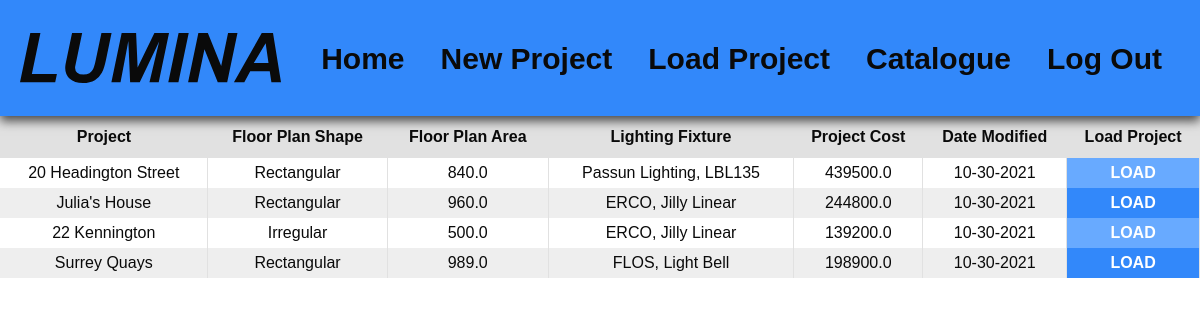
The page /loadProject (signed in) on the database its author committed.
### lumina/models.py (models this page shows, shortened)
class Projects(db.Model): # Created projects
    id = db.Column(db.Integer, primary_key=True)
    projectCode = db.Column(db.String(40))
    name = db.Column(db.String(40))
    roomLength = db.Column(db.Float, default=0)
    roomWidth = db.Column(db.Float, default=0)
    roomHeight = db.Column(db.Float, default=0)
    roomArea = db.Column(db.Float, default=0)
    roomCeilingMaterial = db.Column(db.String(40))
    roomWallMaterial = db.Column(db.String(40))
    roomFloorMaterial = db.Column(db.String(40))
    luxRequirement = db.Column(db.Integer, default=0)
    lightingPlaneHeight = db.Column(db.Float, default=0)
    amountOfFixtures = db.Column(db.Integer, default=0)
    totalProjectCost = db.Column(db.Float, default=0)
    dateModified = db.Column(db.DateTime, nullable=False, default=datetime.utcnow)
    user_id = db.Column(db.Integer, db.ForeignKey('users.id'), nullable=False)
    model_id = db.Column(db.Integer, db.ForeignKey('models.id'), nullable=False)
    model = db.relationship('Models', backref='project', lazy=True)
    fpShape_id = db.Column(db.Integer, db.ForeignKey('floorplan_shapes.id'), nullable=False)
    fpShape = db.relationship('Floorplan_Shapes', backref='project', lazy=True)

class Floorplan_Shapes(db.Model): # Rectangular or irregular
    __tablename__ = "floorplan_shapes"
    id = db.Column(db.Integer, primary_key=True)
    name = db.Column(db.String(20), unique=True)

class Brands(db.Model): # Available brands
    id = db.Column(db.Integer, primary_key=True)
    name = db.Column(db.String(20), unique=True)
    models = db.relationship('Models', backref='brand', lazy=True)

class Models(db.Model): # Available fixture models
    id = db.Column(db.Integer, primary_key=True)
    name = db.Column(db.String(20))
    mark = db.Column(db.String(20), unique=True)
    productCode = db.Column(db.String(20))
    lm = db.Column(db.Integer, default=0)
    w = db.Column(db.Integer, default=0)
    fixtureType = db.Column(db.String(20), default="Rectangular")
    length = db.Column(db.Float, default=0)
    width = db.Column(db.Float, default=0)
    height = db.Column(db.Float, default=0)
    diameter = db.Column(db.Float, default=0)
    temperature = db.Column(db.Integer, default=4000)
    usage = db.Column(db.String(40), default='General')
    price = db.Column(db.Float, default=0)
    brand_id = db.Column(db.Integer, db.ForeignKey('brands.id'), nullable=False)
    finish_id = db.Column(db.Integer, db.ForeignKey('finishes.id'), nullable=False)

### lumina/routes.py (the view)
@app.route("/loadProject", methods=["GET"])
@login_required
def loadProject():
    projects = Projects.query.all()
    projects = list(filter(lambda x : x.user_id == current_user.id, projects))
    projects.sort(key=lambda x : x.dateModified, reverse=True)
    return render_template("loadProject.html", title = "Load Project", projects=projects)

### lumina/models.py (called while the page is built)
@login_manager.user_loader
def load_user(user_id):
    return Users.query.get(int(user_id))

### lumina/templates/loadProject.html (shortened to what this page needs)
{% extends "layout.html" %}
{% block body %}
<section class="container-fluid p-0">
    <div class="row justify-content-center dataTable">
        <table>
            <thead>
                <tr>
                    <th scope="col">Project</th>
                    <th scope="col">Floor Plan Shape</th>
                    <th scope="col" class="hide-responsive">Floor Plan Area</th>
                    <th scope="col">Lighting Fixture</th>
                    <th scope="col">Project Cost</th>
                    <th scope="col" class="hide-responsive">Date Modified</th>
                    <th scope="col">Load Project</th>
                </tr>
            </thead>
            <tbody>
                {% for project in projects %}
                    <tr>
                        <td>{{ project.name }}</td>
                        <td>{{ project.fpShape.name }}</td>
                        <td class="hide-responsive">{{ project.roomArea }}</td>
                        <td>{{ project.model.brand.name }}, {{ project.model.name }}</td>
                        <td>{{ project.totalProjectCost }}</td>
                        <td class="hide-responsive">{{ project.dateModified.strftime('%m-%d-%Y') }}</td>
                        <td class="last-td">
                            <form action="project" method="post">
                                <input class="loadProjectBtn" type="submit" value="LOAD">
                            </form>
                        </td>
                    </tr>
    </div>
</section>
        {% endfor %}
{% endblock %}

### lumina/templates/layout.html (shortened to what this page needs)
<!DOCTYPE html lang="en">
<html>
    <head>
        <link href="https://cdn.jsdelivr.net/npm/bootstrap@5.0.0-beta1/dist/css/bootstrap.min.css" rel="stylesheet">
        <link href="../static/styles.css" rel="stylesheet">
    </head>
    <body>
        <header>
            {% include "navbar.html" %}
        </header>
        <main>
            {% block body %}{% endblock %}
        </main>
    </body>
</html>

### lumina/templates/navbar.html (shortened to what this page needs)
<nav class="navbar navbar-expand-lg" id="navigationBar">
    <div class="container-fluid">
        <a class="navbar-brand" href="/">
            <img src="../static/Branding/lumina_logo.svg" alt="Lumina_Logo" height=50>
        </a>
        {% if title == "" or title == "Login" or title == "Register" %}
            <div class="collapse navbar-collapse" id="navbarSupportedContent">
                <ul class="navbar-nav ms-auto mb-2 mb-lg-0">
                    <li class="nav-item">
                        <a class="nav-link active" aria-current="page" href="{{ url_for('login') }}">Login</a>
                    </li>
                    <li class="nav-item">
                        <a class="nav-link leftBorder" href="{{ url_for('register') }}">Register</a>
                    </li>
                </ul>
            </div>
        {% else %}
            <div class="collapse navbar-collapse" id="navbarSupportedContent">
                <ul class="navbar-nav ms-auto mb-2 mb-lg-0">
                    <li class="nav-item">
                        <a class="nav-link active" aria-current="page" href="{{ url_for('home' ) }}">Home</a>
                    </li>
                    <li class="nav-item">
                        <a class="nav-link rightBorder leftBorder" href="{{ url_for('newProject') }}">New Project</a>
                    </li>
                    <li class="nav-item">
                        <a class="nav-link rightBorder" href="{{ url_for('loadProject') }}">Load Project</a>
                    </li>
                    <li class="nav-item">
                        <a class="nav-link" href="{{ url_for('catalogue') }}">Catalogue</a>
                    </li>
                    <li class="nav-item">
                        <a class="nav-link leftBorder" href="{{ url_for('logout') }}">Log Out</a>
                    </li>
                </ul>
            </div>
        {% endif %}
    </div>
</nav>

### rows shown on the page
Projects: name "20 Headington Street", fpShape.name "Rectangular", roomArea "840.0", model.brand.name "Passun Lighting", model.name "LBL135", totalProjectCost "439500.0", dateModified "10-30-2021"
Projects: name "Julia's House", fpShape.name "Rectangular", roomArea "960.0", model.brand.name "ERCO", model.name "Jilly Linear", totalProjectCost "244800.0", dateModified "10-30-2021"
Projects: name "22 Kennington", fpShape.name "Irregular", roomArea "500.0", model.brand.name "ERCO", model.name "Jilly Linear", totalProjectCost "139200.0", dateModified "10-30-2021"
Projects: name "Surrey Quays", fpShape.name "Rectangular", roomArea "989.0", model.brand.name "FLOS", model.name "Light Bell", totalProjectCost "198900.0", dateModified "10-30-2021"
